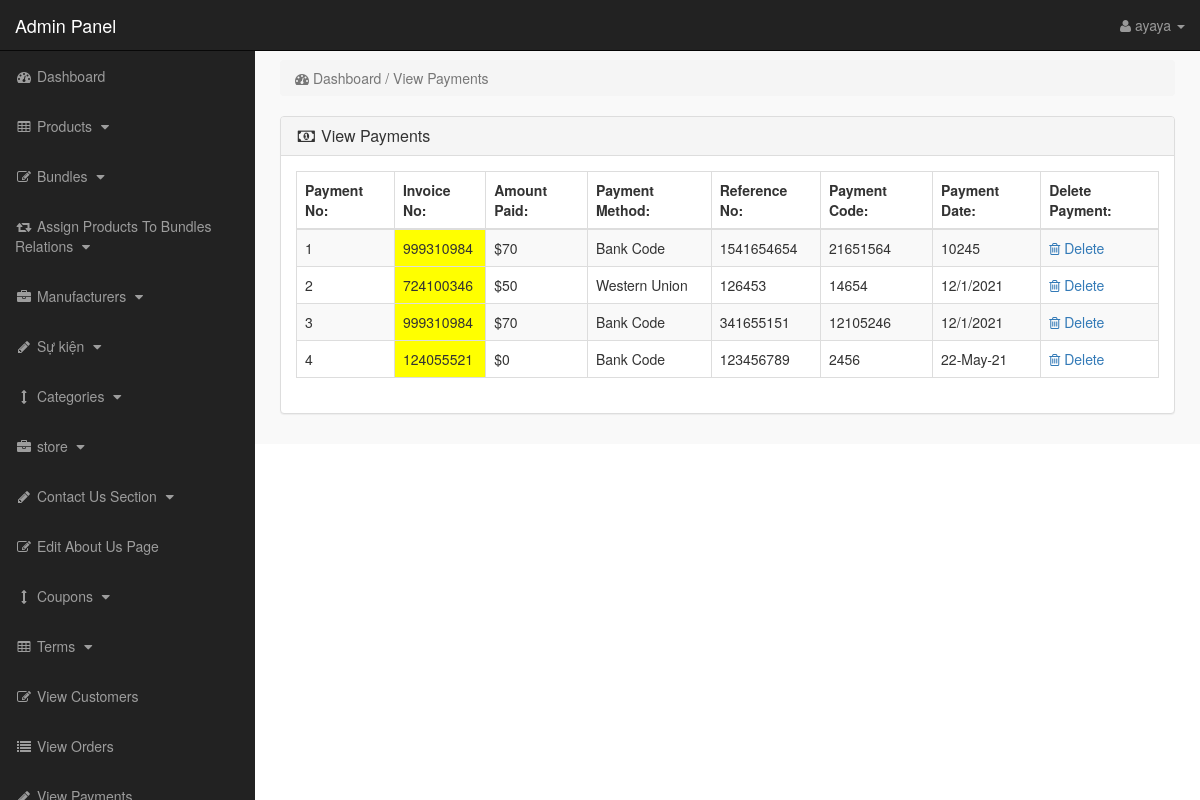
The page /admin_area/index.php?view_payments (signed in) on the database its author committed.
### tables this page shows
CREATE TABLE `payments` (
  `payment_id` int(11) NOT NULL,
  `invoice_no` int(11) NOT NULL,
  `amount` int(11) NOT NULL,
  `payment_mode` text NOT NULL,
  `ref_no` int(11) NOT NULL,
  `code` int(11) NOT NULL,
  `payment_date` text NOT NULL
);

### admin_area/view_payments.php (the view)
<?php
if(!isset($_SESSION['admin_email'])){
echo "<script>window.open('login.php','_self')</script>";
}
else {
?>
<div class="row">
<div class="col-lg-12">
<ol class="breadcrumb">
<li class="active">
<i class="fa fa-dashboard"></i> Dashboard / View Payments
</li>
</ol>
</div>
</div>
<div class="row">
<div class="col-lg-12">
<div class="panel panel-default">
<div class="panel-heading">
<h3 class="panel-title">
<i class="fa fa-money fa-fw"> </i> View Payments
</h3>
</div>
<div class="panel-body">
<div class="table-responsive">
<table class="table table-hover table-bordered table-striped">
<thead>
<tr>
<th>Payment No:</th>
<th>Invoice No:</th>
<th>Amount Paid:</th>
<th>Payment Method:</th>
<th>Reference No:</th>
<th>Payment Code:</th>
<th>Payment Date:</th>
<th>Delete Payment:</th>
</tr>
</thead>
<tbody>
<?php
$i = 0;
$get_payments = "select * from payments";
$run_payments = mysqli_query($con,$get_payments);
while($row_payments = mysqli_fetch_array($run_payments)){
$payment_id = $row_payments['payment_id'];
$invoice_no = $row_payments['invoice_no'];
$amount = $row_payments['amount'];
$payment_mode = $row_payments['payment_mode'];
$ref_no = $row_payments['ref_no'];
$code = $row_payments['code'];
$payment_date = $row_payments['payment_date'];
$i++;
?>
<tr>
<td><?php echo $i; ?></td>
<td bgcolor="yellow" ><?php echo $invoice_no; ?></td>
<td>$<?php echo $amount; ?></td>
<td><?php echo $payment_mode; ?></td>
<td><?php echo $ref_no; ?></td>
<td><?php echo $code; ?></td>
<td><?php echo $payment_date; ?></td>
<td>
<a href="index.php?payment_delete=<?php echo $payment_id; ?>" >
<i class="fa fa-trash-o" ></i> Delete
</a>
</td>
</tr>
<?php } ?>
</tbody>
</table>
</div>
</div>
</div>
</div>
</div>
<?php } ?>

### admin_area/includes/sidebar.php (shortened to what this page needs)
<?php
if(!isset($_SESSION['admin_email'])){
echo "<script>window.open('login.php','_self')</script>";
}
else {
?>
<nav class="navbar navbar-inverse navbar-fixed-top" >
<div class="navbar-header" >
<a class="navbar-brand" href="index.php?dashboard" >Admin Panel</a>
</div>
<ul class="nav navbar-right top-nav" >
<li class="dropdown" >
<a href="#" class="dropdown-toggle" data-toggle="dropdown" >
<i class="fa fa-user" ></i>
<?php echo $admin_name; ?> <b class="caret" ></b>
</a>
</li>
</ul>
<div class="collapse navbar-collapse navbar-ex1-collapse">
<ul class="nav navbar-nav side-nav">
<li>
<a href="index.php?dashboard">
<i class="fa fa-fw fa-dashboard"></i> Dashboard
</a>
</li>
<li>
<a href="#" data-toggle="collapse" data-target="#products">
<i class="fa fa-fw fa-table"></i> Products
<i class="fa fa-fw fa-caret-down"></i>
</a>
</li>
<li>
<a href="#" data-toggle="collapse" data-target="#bundles">
<i class="fa fa-fw fa-edit"></i> Bundles
<i class="fa fa-fw fa-caret-down"></i>
</a>
</li>
<li>
<a href="#" data-toggle="collapse" data-target="#relations">
<i class="fa fa-fw fa-retweet"></i> Assign Products To Bundles Relations
<i class="fa fa-fw fa-caret-down"></i>
</a>
</li>
<li>
<a href="#" data-toggle="collapse" data-target="#manufacturers">
<i class="fa fa-fw fa-briefcase"></i> Manufacturers
<i class="fa fa-fw fa-caret-down"></i>
</a>
</li>
<li>
<a href="#" data-toggle="collapse" data-target="#p_cat">
<i class="fa fa-fw fa-pencil"></i> Sự kiện
<i class="fa fa-fw fa-caret-down"></i>
</a>
</li>
<li>
<a href="#" data-toggle="collapse" data-target="#cat">
<i class="fa fa-fw fa-arrows-v"></i> Categories
<i class="fa fa-fw fa-caret-down"></i>
</a>
</li>
<li>
<a href="#" data-toggle="collapse" data-target="#store">
<i class="fa fa-fw fa-briefcase"></i> store
<i class="fa fa-fw fa-caret-down"></i>
</a>
</li>
<li>
<a href="#" data-toggle="collapse" data-target="#contact_us">
<i class="fa fa-fw fa-pencil"> </i> Contact Us Section
<i class="fa fa-fw fa-caret-down"></i>
</a>
</li>
<li>
<a href="index.php?edit_about_us">
<i class="fa fa-fw fa-edit"></i> Edit About Us Page
</a>
</li>
<li>
<a href="#" data-toggle="collapse" data-target="#coupons">
<i class="fa fa-fw fa-arrows-v"></i> Coupons
<i class="fa fa-fw fa-caret-down"></i>
</a>
</li>
<li>
<a href="#" data-toggle="collapse" data-target="#terms" >
<i class="fa fa-fw fa-table"></i> Terms
<i class="fa fa-fw fa-caret-down"></i>
</a>
</li>
<li>
<a href="index.php?view_customers">
<i class="fa fa-fw fa-edit"></i> View Customers
</a>
</li>
<li>
<a href="index.php?view_orders">
<i class="fa fa-fw fa-list"></i> View Orders
</a>
</li>
<li>
<a href="index.php?view_payments">
<i class="fa fa-fw fa-pencil"></i> View Payments
</a>
</li>
</ul>
</div>
</nav>
<?php } ?>

### admin_area/css/style.css (style rules this page uses)
body { margin-top:100px; }
@media (min-width: 768px) { body { margin-top:50px; } }
.top-nav { padding:0 15px; }
.top-nav>li { display:inline-block; float:left; }
.top-nav>li>a { padding-top:15px; padding-bottom:15px; line-height:20px; color:#999; }
@media (min-width: 768px) { .side-nav { position:fixed; top:51px; width:255px; border-radius:0; overflow-y:auto; background-color: #222; bottom:0; overflow-x:hidden; padding-bottom:40px; } }
@media (min-width: 768px) { .side-nav>li>a { width:255px; } }
.panel-body { border-radius:5px; }

### rows shown on the page
payments: invoice_no "999310984", amount "70", payment_mode "Bank Code", ref_no "1541654654", code "21651564", payment_date "10245"
payments: invoice_no "724100346", amount "50", payment_mode "Western Union", ref_no "126453", code "14654", payment_date "12/1/2021"
payments: invoice_no "999310984", amount "70", payment_mode "Bank Code", ref_no "341655151", code "12105246", payment_date "12/1/2021"
payments: invoice_no "124055521", amount "0", payment_mode "Bank Code", ref_no "123456789", code "2456", payment_date "22-May-21"

### other values the page prints
$admin_name "ayaya"
